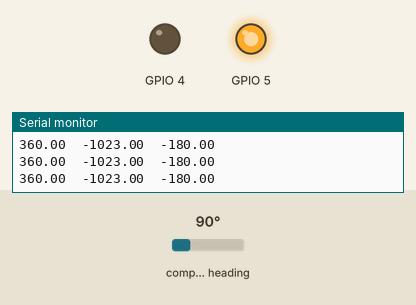
This sketch was run on a simulated ESP32. On the bench: output pins drawn as LEDs (lit = HIGH), the last lines printed to the serial monitor. Wiring (inferred from the names in the program): HMC5883L compass at I2C address 0x1E. The inputs (shaded band) are chosen by the test bench; at power-on: compass heading 90°.

Above: at 1.2 s.
1.3 s: compass heading set to 83°
At 1.9 s:
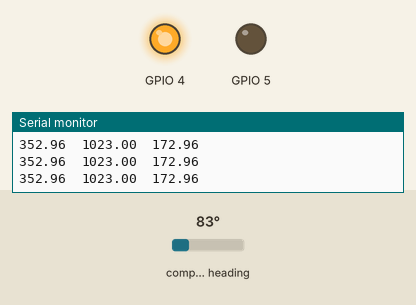
2.8 s: compass heading set to 269°
At 3.03 s:
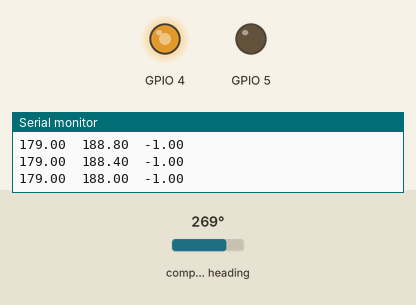
5.8 s: compass heading set to 7°
At 6.1 s:
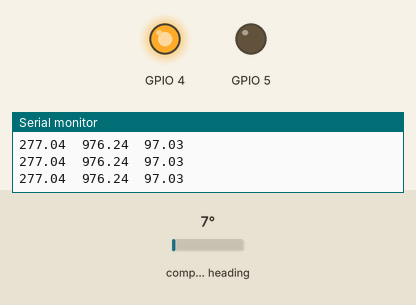
Timing chart, 0 to 8.8 s (numbered marks = the images above; inputs shaded):
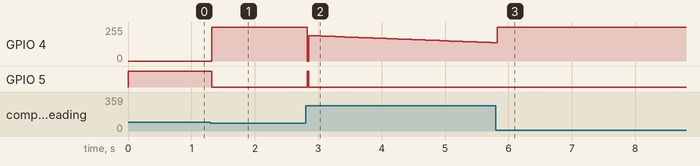

The sketch:

MPtest1.ino
```cpp
#include <Wire.h>
#define Addr 0x1E               // 7-bit address of HMC5883 compass


String inputString = "";     // a string to hold incoming data
float refAngle=180;
double angle=180.0, error=0, errsum=0, preverror = 0, derror = 0;
float kp=8, ki=0.4, kd = 10, sel_flag = 0;

void setup() {
  // put your setup code here, to run once:
  pinMode(4,OUTPUT);
  pinMode(5,OUTPUT);
  Serial.begin(9600);
  Wire.begin(12,14);

  // Set operating mode to continuous
  Wire.beginTransmission(Addr);
  Wire.write(byte(0x02));
  Wire.write(byte(0x00));
  Wire.endTransmission();
}

void loop() {
  int x, y, z;

  // Initiate communications with compass
  Wire.beginTransmission(Addr);
  Wire.write(byte(0x03));       // Send request to X MSB register
  Wire.endTransmission();

  Wire.requestFrom(Addr, 6);    // Request 6 bytes; 2 bytes per axis
  if(Wire.available() <=6) {    // If 6 bytes available
    x = Wire.read() << 8 | Wire.read();
    z = Wire.read() << 8 | Wire.read();
    y = Wire.read() << 8 | Wire.read();
  }
  // If compass module lies flat on the ground with no tilt,
  // just x and y are needed for calculation
  if(x > 10000) x-=65536;
  if(y > 10000) y-=65536;
  if(z > 10000) z-=65536;
  float  heading=atan2(x, y)/0.0174532925;
  if(heading < 0) heading+=360;
  heading=360-heading; // N=0/360, E=90, S=180, W=270


  angle = heading;
  Serial.print(angle);
  Serial.print('\t');
  error = angle-refAngle;


  error = ((int(error*100)+18000+36000)%36000-18000)/100.0;
  errsum += error;
  derror = error - preverror;
  preverror = error;
  if(errsum>500){
    errsum=500;
  }
  else if(errsum<-500){
    errsum=-500;
  }

  float pid=kp*error + ki*errsum + kd*derror;
  if(pid>0){
    if(pid>1023){
      pid=1023;
    }
    analogWrite(4,pid);
    analogWrite(5,0);
  }
  else{
    if(pid<-1023){
      pid=-1023;
    }
    analogWrite(5,-1*pid);
    analogWrite(4,0);
  }
  Serial.print(pid);
  Serial.print('\t');
  Serial.println(error);
}
```

Measured:
- the behaviour switches between 90 and 89° on compass heading (found by bisection; images 0 and 1)
- after the input at 1.3 s, GPIO 4: 0/255 → 255/255 at once; GPIO 5: HIGH → LOW at once
- after the input at 2.8 s, GPIO 5: LOW → HIGH at once, → LOW 0.02 s later
- after the input at 5.8 s, GPIO 5: stays LOW (without the input it goes to HIGH after 7.3 s)
